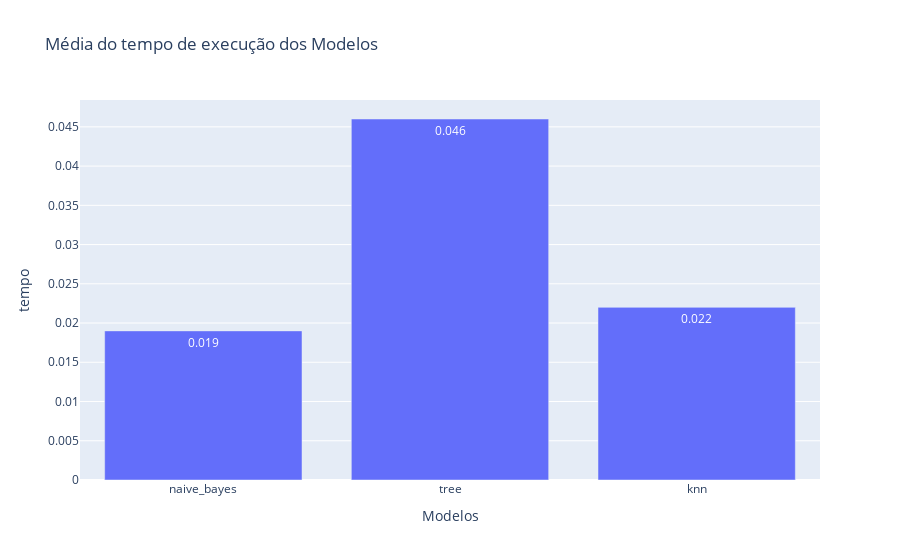

Here is the notebook cell this chart was saved with:
### Code cell
fig_tempo = go.Figure()

x = list(infos_pipe.keys())

y = [round(np.mean(infos_pipe[i]['tempo_execucao']), 3) for i in x]

fig_tempo.add_bar(x=x, y=y, text=y, textposition='auto', textangle=-360)

fig_tempo.update_layout(
    title='Média do tempo de execução dos Modelos',
    xaxis_title='Modelos',
    yaxis_title='tempo'
)

fig_tempo.show()

### Figure 1 — Plotly figure (JSON) as saved in the notebook; plotly's stock layout.template omitted (floating-point values rounded to 4 significant figures)
{"data": [{"text": ["0.019", "0.046", "0.022"], "textangle": 0, "textposition": "auto", "type": "bar", "x": ["naive_bayes", "tree", "knn"], "y": [0.019, 0.046, 0.022]}], "layout": {"title": {"text": "Média do tempo de execução dos Modelos"}, "xaxis": {"title": {"text": "Modelos"}}, "yaxis": {"title": {"text": "tempo"}}}}
